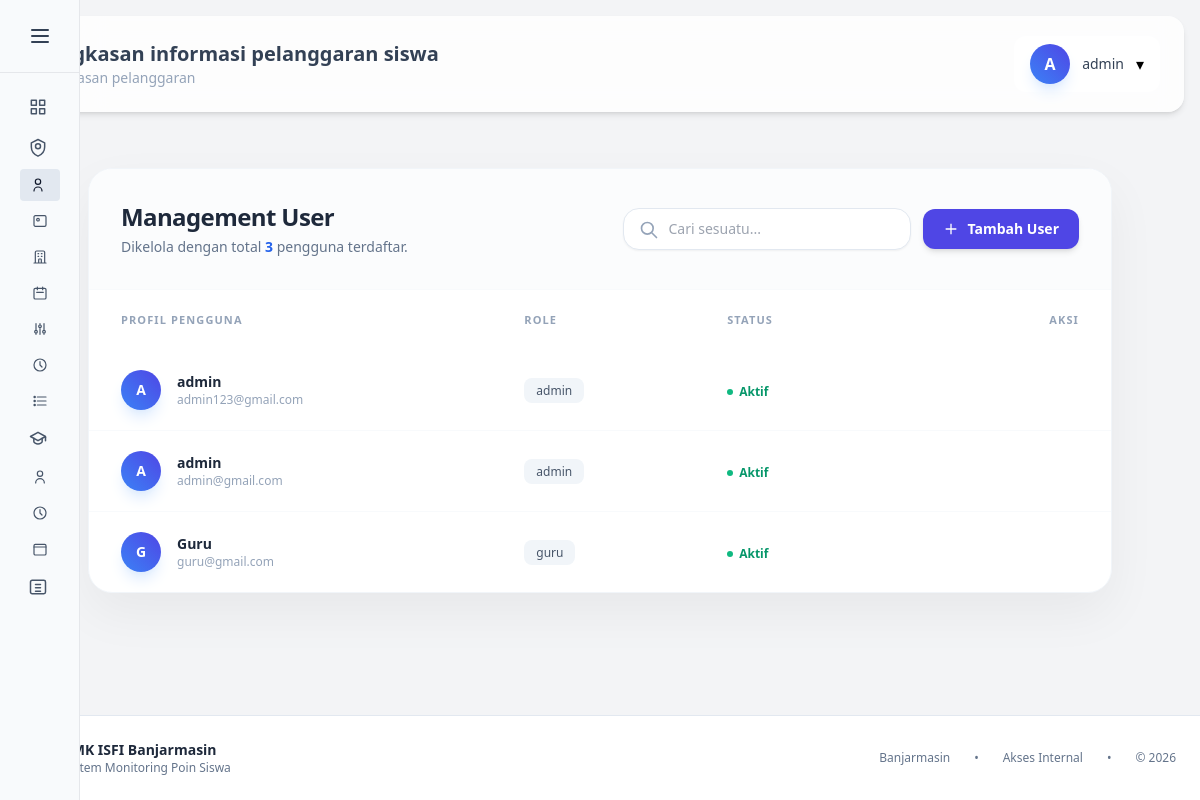
/users (signed in), run on the app's committed database.
### tables this page shows
CREATE TABLE `user` (
  `id` int NOT NULL,
  `email` varchar(100) DEFAULT NULL,
  `password` varchar(100) DEFAULT NULL,
  `fullname` varchar(100) DEFAULT NULL,
  `role` varchar(20) DEFAULT NULL,
  `status` enum('aktif','nonaktif') DEFAULT 'aktif'
);

### pages/users/users.php (the view, shortened to what this page needs)
<?php
include __DIR__ . '/../../config/connection.php';
$limit = 5;
$current_page = isset($_GET["p"]) ? intval($_GET["p"]) : 1;
$start = ($current_page - 1) * $limit;
$keyword = isset($_GET['search']) ? mysqli_real_escape_string($connect, $_GET['search']) : '';
$where_clause = !empty($keyword) ? "WHERE fullname LIKE '%$keyword%' OR email LIKE '%$keyword%'" : "";
$query = "SELECT * FROM user $where_clause LIMIT $start, $limit";
$result = mysqli_query($connect, $query);
$total_data_query = mysqli_query($connect, "SELECT COUNT(*) AS total FROM user $where_clause");
$total_data_row = mysqli_fetch_assoc($total_data_query);
$total_data = $total_data_row['total'];
?>
<link rel="stylesheet" href="https://cdnjs.cloudflare.com/ajax/libs/animate.css/4.1.1/animate.min.css"/>
<div class="animate__animated animate__fadeIn p-4 md:p-8">
    <div class="bg-white rounded-3xl shadow-[0_20px_50px_rgba(0,0,0,0.05)] border border-slate-100 overflow-hidden max-w-5xl mx-auto">
        <div class="p-8 border-b border-slate-50 bg-slate-50/50">
            <div class="flex flex-col md:flex-row md:items-center justify-between gap-6">
                <div>
                    <h2 class="text-2xl font-bold text-slate-800 tracking-tight">Management User</h2>
                    <p class="text-sm text-slate-500 mt-1">
                        Dikelola dengan total <span class="font-semibold text-blue-600"><?= $total_data ?></span> pengguna terdaftar.
                    </p>
                </div>
                <div class="flex flex-wrap items-center gap-3">
                    <form action="index.php" method="GET" class="group relative">
                        <input type="text" name="search" value="<?= htmlspecialchars($keyword) ?>" placeholder="Cari sesuatu..." class="pl-11 pr-4 py-2.5 text-sm bg-white border border-slate-200 rounded-2xl focus:ring-4 focus:ring-blue-100 focus:border-blue-400 focus:outline-none w-full md:w-72 transition-all duration-300 shadow-sm group-hover:shadow-md">
                        <div class="absolute left-4 top-3 text-slate-400 group-focus-within:text-blue-500 transition-colors">
                            <svg xmlns="http://www.w3.org/2000/svg" class="h-5 w-5" fill="none" viewBox="0 0 24 24" stroke="currentColor">
                                <path stroke-linecap="round" stroke-linejoin="round" stroke-width="2" d="M21 21l-6-6m2-5a7 7 0 11-14 0 7 7 0 0114 0z" />
                            </svg>
                        </div>
                    </form>
                    <a href="users_tambah"
                       class="inline-flex items-center gap-2 px-5 py-2.5 bg-indigo-600 hover:bg-indigo-700
                              text-white text-sm font-semibold rounded-xl shadow-md">
                        <svg class="w-4 h-4" fill="none" stroke="currentColor" stroke-width="2"
                             viewBox="0 0 24 24">
                            <path d="M12 4v16m8-8H4"/>
                        </svg>
                        Tambah User
                    </a>
                </div>
            </div>
        </div>
        <div class="overflow-x-auto">
            <table class="min-w-full text-sm text-left">
                <thead class="bg-white text-slate-400 text-[11px] uppercase tracking-[0.1em] font-bold">
                    <tr>
                        <th class="px-8 py-5">Profil Pengguna</th>
                        <th class="px-8 py-5">Role</th>
                        <th class="px-8 py-5">Status</th>
                        <th class="px-8 py-5 text-right">Aksi</th>
                    </tr>
                </thead>
                <tbody class="divide-y divide-slate-50">
                <?php if (mysqli_num_rows($result) > 0):
                    $delay = 0;
                    while($item = mysqli_fetch_assoc($result)):
                    $delay += 0.1; ?>
                    <tr class="table-row-animate group hover:bg-blue-50/30 transition-colors duration-300"
                        style="animation-delay: <?= $delay ?>s">
                        <td class="px-8 py-5">
                            <div class="flex items-center gap-4">
                                <div class="h-10 w-10 rounded-full bg-gradient-to-tr from-blue-500 to-indigo-600
                                            flex items-center justify-center text-white font-bold shadow-lg shadow-blue-100 uppercase">
                                    <?= substr($item["fullname"], 0, 1) ?>
                                </div>
                                <div>
                                    <div class="font-bold text-slate-800"><?= htmlspecialchars($item["fullname"]) ?></div>
                                    <div class="text-xs text-slate-400"><?= htmlspecialchars($item["email"]) ?></div>
                                </div>
                            </div>
                        </td>
                        <td class="px-8 py-5">
                            <span class="px-3 py-1 rounded-lg bg-slate-100 text-slate-600 font-medium text-xs">
                                <?= $item["role"] ?>
                            </span>
                        </td>
                        <td class="px-8 py-5">
                            <?php if($item['status'] === 'aktif'): ?>
                                <span class="inline-flex items-center gap-1.5 text-emerald-600 font-bold text-xs">
                                    <span class="h-1.5 w-1.5 rounded-full bg-emerald-500 animate-pulse"></span>
                                    Aktif
                                </span>
                            <?php endif; ?>
                        </td>
                        <td class="px-8 py-5 text-right">
                        </td>
                    </tr>
                <?php endwhile; endif; ?>
                </tbody>
            </table>
        </div>
    </div>
</div>

### index.php (style rules this page uses)
html, body { width: 100%; overflow-x: hidden; }

### pages/users/users.php (style rules this page uses)
.table-row-animate { animation: fadeInUp; animation-duration: 0.5s; }

### data on the page
user: fullname "A", fullname "admin", email "admin123@gmail.com", role "admin", status "aktif" (drawn)
user: fullname "A", fullname "admin", email "admin@gmail.com", role "admin", status "aktif" (drawn)
user: fullname "G", fullname "Guru", email "guru@gmail.com", role "guru", status "aktif" (drawn)

### other printed values
user_initials($_SESSION['user_name']) "A"
$_SESSION['user_name'] "admin"
$total_data "3"
